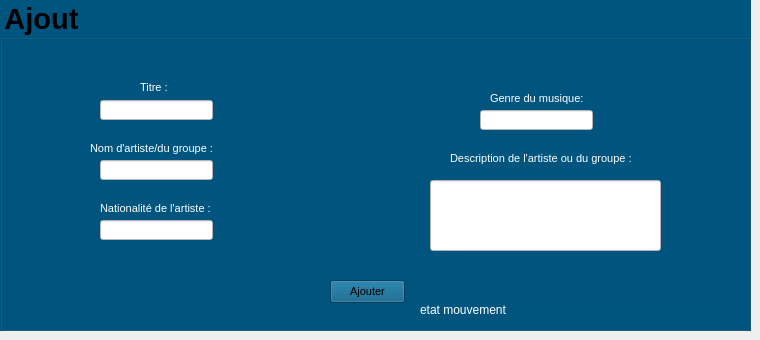
     <widget class="QWidget" name="tab1_2">
      <attribute name="title">
       <string>ajout</string>
      </attribute>
      <widget class="QGroupBox" name="groupBox_5">
       <property name="geometry">
        <rect>
         <x>0</x>
         <y>0</y>
         <width>751</width>
         <height>331</height>
        </rect>
       </property>
       <property name="font">
        <font>
         <pointsize>22</pointsize>
         <weight>75</weight>
         <bold>true</bold>
        </font>
       </property>
       <property name="styleSheet">
        <string notr="true">background-color: rgb(0, 85, 127);</string>
       </property>
       <property name="title">
        <string>Ajout</string>
       </property>
       <widget class="QLabel" name="label_67">
        <property name="geometry">
         <rect>
          <x>140</x>
          <y>80</y>
          <width>47</width>
          <height>14</height>
         </rect>
        </property>
        <property name="font">
         <font>
          <pointsize>8</pointsize>
          <weight>50</weight>
          <bold>false</bold>
         </font>
        </property>
        <property name="styleSheet">
         <string notr="true">color: rgb(255, 255, 255);</string>
        </property>
        <property name="text">
         <string>Titre :</string>
        </property>
       </widget>
       <widget class="QLabel" name="label_68">
        <property name="geometry">
         <rect>
          <x>90</x>
          <y>140</y>
          <width>141</width>
          <height>16</height>
         </rect>
        </property>
        <property name="font">
         <font>
          <pointsize>8</pointsize>
          <weight>50</weight>
          <bold>false</bold>
         </font>
        </property>
        <property name="styleSheet">
         <string notr="true">color: rgb(255, 255, 255);</string>
        </property>
        <property name="text">
         <string>Nom d'artiste/du groupe :</string>
        </property>
       </widget>
       <widget class="QLabel" name="label_69">
        <property name="geometry">
         <rect>
          <x>100</x>
          <y>200</y>
          <width>121</width>
          <height>16</height>
         </rect>
        </property>
        <property name="font">
         <font>
          <pointsize>8</pointsize>
          <weight>50</weight>
          <bold>false</bold>
         </font>
        </property>
        <property name="styleSheet">
         <string notr="true">color: rgb(255, 255, 255);</string>
        </property>
        <property name="text">
         <string>Nationalité de l'artiste :</string>
        </property>
       </widget>
       <widget class="QLabel" name="label_70">
        <property name="geometry">
         <rect>
          <x>450</x>
          <y>150</y>
          <width>201</width>
          <height>16</height>
         </rect>
        </property>
        <property name="font">
         <font>
          <pointsize>8</pointsize>
          <weight>50</weight>
          <bold>false</bold>
         </font>
        </property>
        <property name="styleSheet">
         <string notr="true">color: rgb(255, 255, 255);</string>
        </property>
        <property name="text">
         <string>Description de l'artiste ou du groupe :</string>
        </property>
       </widget>
       <widget class="QLabel" name="label_71">
        <property name="geometry">
         <rect>
          <x>490</x>
          <y>90</y>
          <width>111</width>
          <height>16</height>
         </rect>
        </property>
        <property name="font">
         <font>
          <pointsize>8</pointsize>
          <weight>50</weight>
          <bold>false</bold>
         </font>
        </property>
        <property name="styleSheet">
         <string notr="true">color: rgb(255, 255, 255);</string>
        </property>
        <property name="text">
         <string>Genre du musique:</string>
        </property>
       </widget>
       <widget class="QLineEdit" name="l_titre_2">
        <property name="geometry">
         <rect>
          <x>100</x>
          <y>100</y>
          <width>113</width>
          <height>20</height>
         </rect>
        </property>
        <property name="font">
         <font>
          <pointsize>8</pointsize>
          <weight>50</weight>
          <bold>false</bold>
         </font>
        </property>
        <property name="styleSheet">
         <string notr="true">background-color: rgb(255, 255, 255);</string>
        </property>
       </widget>
       <widget class="QLineEdit" name="l_nom_2">
        <property name="geometry">
         <rect>
          <x>100</x>
          <y>160</y>
          <width>113</width>
          <height>20</height>
         </rect>
        </property>
        <property name="font">
         <font>
          <pointsize>8</pointsize>
          <weight>50</weight>
          <bold>false</bold>
         </font>
        </property>
        <property name="styleSheet">
         <string notr="true">background-color: rgb(255, 255, 255);</string>
        </property>
       </widget>
       <widget class="QLineEdit" name="l_nat_2">
        <property name="geometry">
         <rect>
          <x>100</x>
          <y>220</y>
          <width>113</width>
          <height>20</height>
         </rect>
        </property>
        <property name="font">
         <font>
          <pointsize>8</pointsize>
          <weight>50</weight>
          <bold>false</bold>
         </font>
        </property>
        <property name="styleSheet">
         <string notr="true">background-color: rgb(255, 255, 255);</string>
        </property>
       </widget>
       <widget class="QLineEdit" name="l_genre_2">
        <property name="geometry">
         <rect>
          <x>480</x>
          <y>110</y>
          <width>113</width>
          <height>20</height>
         </rect>
        </property>
        <property name="font">
         <font>
          <pointsize>8</pointsize>
          <weight>50</weight>
          <bold>false</bold>
         </font>
        </property>
        <property name="styleSheet">
         <string notr="true">background-color: rgb(255, 255, 255);</string>
        </property>
       </widget>
       <widget class="QLineEdit" name="l_descr_2">
        <property name="geometry">
         <rect>
          <x>430</x>
          <y>180</y>
          <width>231</width>
          <height>71</height>
         </rect>
        </property>
        <property name="font">
         <font>
          <pointsize>8</pointsize>
          <weight>50</weight>
          <bold>false</bold>
         </font>
        </property>
        <property name="styleSheet">
         <string notr="true">background-color: rgb(255, 255, 255);</string>
        </property>
       </widget>
       <widget class="QPushButton" name="pb_ajouter_3">
        <property name="geometry">
         <rect>
          <x>330</x>
          <y>280</y>
          <width>75</width>
          <height>23</height>
         </rect>
        </property>
        <property name="font">
         <font>
          <pointsize>8</pointsize>
          <weight>50</weight>
          <bold>false</bold>
         </font>
        </property>
        <property name="text">
         <string>Ajouter</string>
        </property>
       </widget>
       <widget class="QLabel" name="label_72">
        <property name="geometry">
         <rect>
          <x>420</x>
          <y>300</y>
          <width>131</width>
          <height>20</height>
         </rect>
        </property>
        <property name="styleSheet">
         <string notr="true">font: 10pt &quot;MS Shell Dlg 2&quot;;
color: rgb(255, 255, 255);</string>
        </property>
        <property name="text">
         <string>etat mouvement</string>
        </property>
       </widget>
       <widget class="QLabel" name="label_73">
        <property name="geometry">
         <rect>
          <x>550</x>
          <y>300</y>
          <width>181</width>
          <height>21</height>
         </rect>
        </property>
        <property name="styleSheet">
         <string notr="true">font: 9pt &quot;MS PGothic&quot;;</string>
        </property>
        <property name="text">
         <string/>
        </property>
       </widget>
      </widget>
     </widget>
